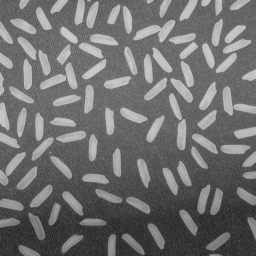
#> input picture rice.png, 256 x 256 px
$ python main.py
#> lines starting #> are read from the running program, lines starting #| are printed output that depends on the picture; after the words box and inside, x2 and y2 are one past the last pixel; in counts of white or black regions, pixels touching at a corner belong together
import cv2
import matplotlib.pyplot as plt
import numpy as np
import scipy.ndimage as ndi


def ass_1():
    img = cv2.imread("rice.png", cv2.IMREAD_GRAYSCALE)
#> img is the input picture: shape (256, 256); min 40, max 204, mean 111.2

    filtered_img = ndi.median_filter(img, size=3)
    thresh = cv2.adaptiveThreshold(filtered_img,255,cv2.ADAPTIVE_THRESH_GAUSSIAN_C,cv2.THRESH_BINARY,89,1)
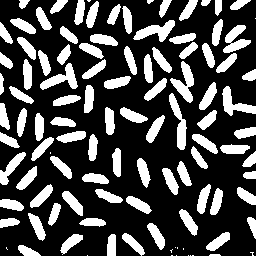
#> thresh: shape (256, 256); 28.8% white; 108 white regions (16 under 20 px), largest, box (x1, y1, x2, y2) and area: (170, 61, 194, 103) 444, (169, 93, 187, 150) 426, (133, 20, 175, 42) 424
    overlay = np.where(thresh > 0, 1, np.nan)
#> overlay: shape (256, 256) float64; 71.2% of the values are NaN or infinite; the others: min 1, max 1, mean 1

    plt.imshow(img, cmap='gray')
    plt.imshow(overlay, cmap='rainbow', alpha=0.70)
    plt.axis('off')
    plt.show()
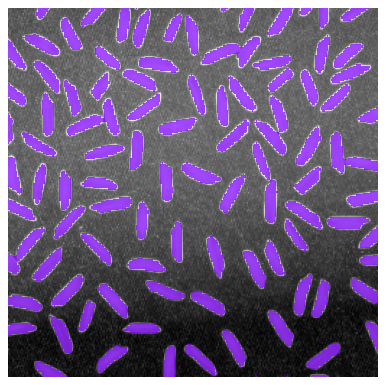
#> figure drawn by matplotlib, 1 panel


def ass_2():
    img = cv2.imread("medtest.png", cv2.IMREAD_GRAYSCALE)

    mask = np.ones_like(img[:, :])
    height, width = mask.shape
    mask[int(3.37 * height / 5):, :] = 0

    blended_img = img.copy()
    blended_img[mask == 0] = 0

    ret, th = cv2.threshold(blended_img, 226, 255, cv2.THRESH_BINARY)
    th = cv2.blur(th, (3,5))
    mask_th = ndi.binary_closing(th, iterations=2)

    labels, nlabels = ndi.label(mask_th)

    overlay = np.where(labels > 0, labels, np.nan)

    plt.imshow(img, cmap='gray')
    plt.imshow(overlay, cmap='rainbow', alpha=0.7)
    plt.axis("off")
    plt.show()

ass_1()
